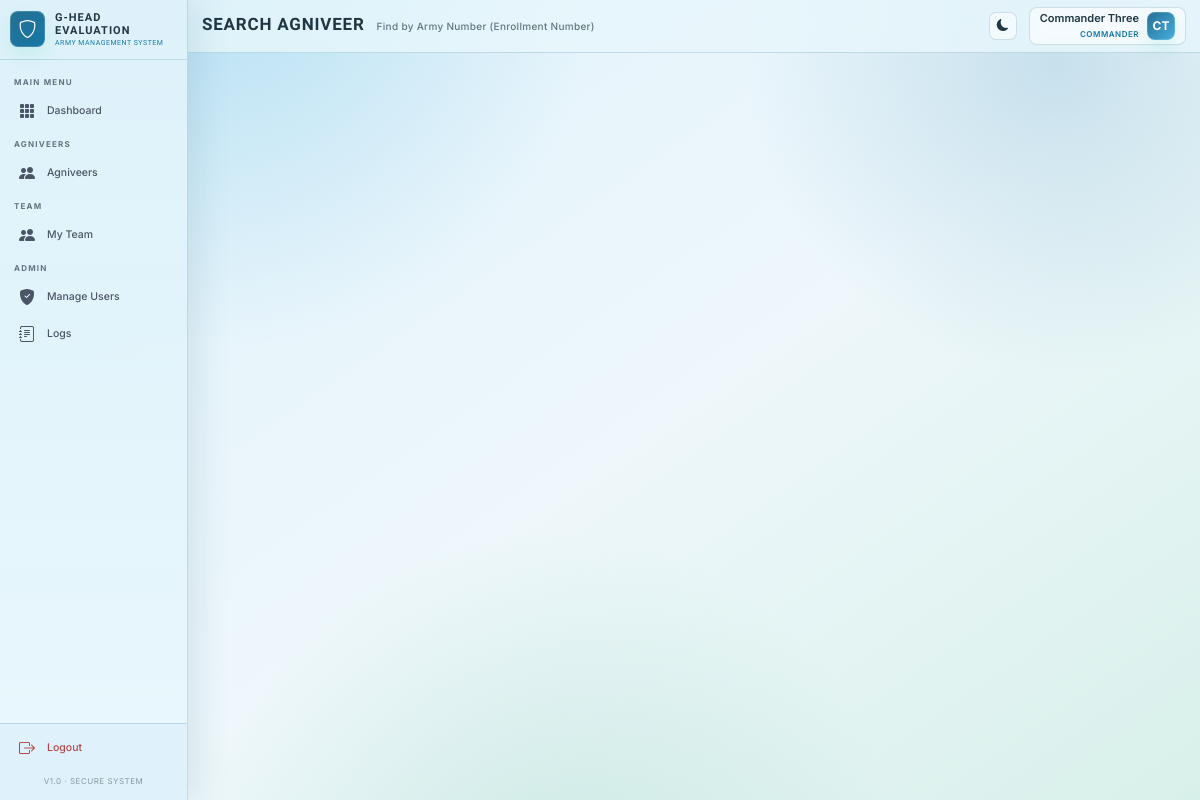
The page /search/ (signed in) on the database its author committed.
### accounts/models.py (models this page shows, shortened)
class CustomUser(AbstractUser):
    ROLE_COMMANDER = 'commander'
    ROLE_G_HEAD = 'g_head'
    ROLE_DEPT_A = 'dept_a'
    ROLE_DEPT_B = 'dept_b'
    ROLE_DEPT_C = 'dept_c'
    ROLE_DEPT_D = 'dept_d'
    ROLE_TRAINER_NCO = 'trainer_nco'
    ROLE_TRAINER_JCO = 'trainer_jco'
    ROLE_TRAINER_OFFICER = 'trainer_officer'
    ROLE_REGISTRATION = 'registration'
    BATTALION_1TB = '1TB'
    BATTALION_2TB = '2TB'
    BATTALION_STB = 'STB'
    BATTALION_CHOICES = [
        (BATTALION_1TB, '1st Battalion (1TB)'),
        (BATTALION_2TB, '2nd Battalion (2TB)'),
        (BATTALION_STB, 'Special Training Battalion (STB)'),
    ]
    TTS_TRADE_DMV = 'DMV'
    TTS_TRADE_OPEM = 'OPEM'
    TTS_TRADE_OTHER = 'OTHER'
    TTS_TRADE_CHOICES = [
        (TTS_TRADE_DMV, 'DMV'),
        (TTS_TRADE_OPEM, 'OPEM'),
        (TTS_TRADE_OTHER, 'Other Trades'),
    ]
    ROLE_CHOICES = [
        (ROLE_COMMANDER, 'Commander'),
        (ROLE_G_HEAD, 'G Department Head'),
        (ROLE_DEPT_A, 'Battalion'),
        (ROLE_DEPT_B, 'TTS'),
        (ROLE_DEPT_C, 'CS'),
        (ROLE_DEPT_D, 'Clerk'),
        (ROLE_TRAINER_NCO, 'Trainer - NCO'),
        (ROLE_TRAINER_JCO, 'Trainer - JCO'),
        (ROLE_TRAINER_OFFICER, 'Trainer - Officer'),
        (ROLE_REGISTRATION, 'Registration Office'),
    ]
    DEPARTMENT_CHOICES = [
        ('A', 'Battalion'),
        ('B', 'TTS'),
        ('C', 'CS'),
        ('D', 'Clerk'),
    ]
    PLATOON_CHOICES = [
        ('P1', 'P1'),
        ('P2', 'P2'),
        ('P3', 'P3'),
        ('P4', 'P4'),
        ('P5', 'P5'),
        ('P6', 'P6'),
        ('P7', 'P7'),
        ('P8', 'P8'),
        ('P9', 'P9'),
    ]
    COMPANY_CHOICES = [
        ('Company A', 'Company A'),
        ('Company B', 'Company B'),
        ('Company C', 'Company C'),
        ('Company D', 'Company D'),
        ('Company E', 'Company E'),
        ('Company F', 'Company F'),
        ('Company G', 'Company G'),
        ('Company H', 'Company H'),
        ('Company I', 'Company I'),
    ]
    role = models.CharField(max_length=20, choices=ROLE_CHOICES, default=ROLE_TRAINER_NCO)
    department = models.CharField(max_length=1, choices=DEPARTMENT_CHOICES, blank=True, null=True)
    battalion_unit = models.CharField(max_length=10, choices=BATTALION_CHOICES, blank=True, null=True)
    tts_trade = models.CharField(max_length=10, choices=TTS_TRADE_CHOICES, blank=True, null=True)
    company = models.CharField(max_length=20, choices=COMPANY_CHOICES, blank=True, null=True)
    platoon = models.CharField(max_length=10, choices=PLATOON_CHOICES, blank=True, null=True)
    phone = models.CharField(max_length=15, blank=True, null=True)
    service_number = models.CharField(max_length=30, unique=True, blank=True, null=True)
    rank = models.CharField(max_length=50, blank=True, null=True)
    profile_photo = models.ImageField(upload_to='profiles/', blank=True, null=True)
    is_active = models.BooleanField(default=True)
    created_by = models.ForeignKey(
        'self', on_delete=models.SET_NULL, null=True, blank=True, related_name='created_users'
    )
    last_login_ip = models.GenericIPAddressField(null=True, blank=True)
    login_attempts = models.IntegerField(default=0)
    locked_until = models.DateTimeField(null=True, blank=True)
    created_at = models.DateTimeField(auto_now_add=True)
    updated_at = models.DateTimeField(auto_now=True)
    class Meta:
        verbose_name = 'User'
        verbose_name_plural = 'Users'
        ordering = ['-created_at']
    @property
    def is_commander(self):
        return self.role == self.ROLE_COMMANDER
    @property
    def is_g_head(self):
        return self.role == self.ROLE_G_HEAD
    @property
    def is_department(self):
        return self.role in [self.ROLE_DEPT_A, self.ROLE_DEPT_B, self.ROLE_DEPT_C, self.ROLE_DEPT_D]
    @property
    def is_registration_office(self):
        return self.role == self.ROLE_REGISTRATION

### core/views.py (the view)
# urls.py: path('search/', views.AgniveerSearchView.as_view(), name='search'),
class AgniveerSearchView(LoginRequiredMixin, View):
    def get(self, request):
        query = request.GET.get('q', '').strip()
        agniveer = None
        if query:
            try:
                agniveer = Agniveer.objects.get(enrollment_number__iexact=query)
            except Agniveer.DoesNotExist:
                pass
        if agniveer:
            evaluations = EvaluationSheet.objects.filter(
                agniveer=agniveer
            ).prefetch_related('marks').order_by('department', 'category', 'test_type')
            from evaluation.result_helpers import build_department_result_row, is_sheet_evaluated
            dept_evaluations = {}
            grand_total = 0.0
            max_total = 0.0
            for dept in ['A', 'B', 'C', 'D']:
                dept_evals = evaluations.filter(department=dept)
                if dept_evals.exists():
                    dept_evals_list = list(dept_evals)
                    if any(is_sheet_evaluated(s) for s in dept_evals_list):
                        result_row = build_department_result_row(agniveer, dept_evals_list, dept)
                        d_total = result_row.get('grand_total', 0.0) or 0.0
                        d_max = result_row.get('max_total') or (120 if dept == 'A' else 40)
                    else:
                        d_total = 0.0
                        d_max = 120 if dept == 'A' else 40
                    dept_evaluations[dept] = {
                        'on_field': dept_evals.filter(category='on_field'),
                        'trade': dept_evals.filter(category='trade'),
                        'total_locked': round(d_total, 2),
                        'max_total': d_max,
                    }
                    if any(e.is_locked for e in dept_evals_list):
                        grand_total += float(d_total)
                        max_total += float(d_max)
            grand_total = round(grand_total, 2)
            percentage = round((grand_total / max_total * 100), 2) if max_total > 0 else 0
            overall_pass = percentage >= 50
            chart_data = {
                'departments': [],
                'on_field_totals': [],
                'trade_totals': [],
                'overall_totals': []
            }
            for dept in ['A', 'B', 'C', 'D']:
                if dept in dept_evaluations:
                    data = dept_evaluations[dept]
                    chart_data['departments'].append(DEPARTMENT_NAMES.get(dept, dept))
                    on_field_total = sum(e.get_total_marks() for e in data['on_field'] if e.is_locked)
                    trade_total = sum(e.get_total_marks() for e in data['trade'] if e.is_locked)
                    chart_data['on_field_totals'].append(on_field_total)
                    chart_data['trade_totals'].append(trade_total)
                    chart_data['overall_totals'].append(data['total_locked'])
                else:
                    chart_data['departments'].append(DEPARTMENT_NAMES.get(dept, dept))
                    chart_data['on_field_totals'].append(0)
                    chart_data['trade_totals'].append(0)
                    chart_data['overall_totals'].append(0)
            context = {
                'agniveer': agniveer,
                'dept_evaluations': dept_evaluations,
                'chart_data': chart_data,
                'grand_total': grand_total,
                'max_total': max_total,
                'percentage': percentage,
                'overall_pass': overall_pass,
                'query': query,
            }
            return render(request, 'core/agniveer_profile.html', context)
        else:
            return render(request, 'core/search.html', {'query': query, 'not_found': bool(query)})

### core/context_processors.py (called while the page is built)
def global_context(request):
    if not request.user.is_authenticated:
        return {}
    user = request.user
    context = {
        'user_role': user.role,
        'is_commander': user.is_commander,
        'is_g_head': user.is_g_head,
        'is_department': user.is_department,
        'is_registration_office': user.is_registration_office,
    }
    try:
        if user.is_commander or user.is_g_head or user.is_department or user.is_registration_office:
            context['total_agniveers'] = Agniveer.objects.count()
        else:
            context['total_agniveers'] = 0
    except Exception:
        context['total_agniveers'] = 0
    return context

### templates/core/search.html (shortened to what this page needs)
{% extends 'base.html' %}
{% block page_title %}Search Agniveer{% endblock %}
{% block page_subtitle %}Find by Army Number (Enrollment Number){% endblock %}
{% block content %}
{% if is_commander or is_g_head %}
<div class="row justify-content-center">
  <div class="col-xl-6">
  </div>
</div>
{% endif %}
{% endblock %}

### templates/base.html (shortened to what this page needs)
{% load static %}
<!DOCTYPE html>
<html lang="en" data-bs-theme="light">
<head>
  <link href="https://cdn.jsdelivr.net/npm/bootstrap@5.3.3/dist/css/bootstrap.min.css" rel="stylesheet" />
  <link href="https://cdn.jsdelivr.net/npm/bootstrap-icons@1.11.3/font/bootstrap-icons.css" rel="stylesheet" />
  <link href="{% static 'css/portal-ui.css' %}" rel="stylesheet" />
</head>
<body class="{% block body_class %}{% endblock %}">
  <aside class="sidebar" id="sidebar">
    <div class="sidebar-brand">
      <div class="sidebar-brand-icon">
        <i class="bi bi-shield"></i>
      </div>
      <div class="sidebar-brand-text">
        G-Head Evaluation
        <span>Army Management System</span>
      </div>
    </div>
    {% if user.is_authenticated %}
    <nav class="sidebar-nav">
      <div class="nav-section-label">Main Menu</div>
      <a href="{% url 'core:dashboard' %}"
        class="sidebar-link {% if request.resolver_match.url_name == 'dashboard' %}active{% endif %}">
        <i class="bi bi-grid-3x3-gap-fill"></i> Dashboard
      </a>
      <div class="nav-section-label">Agniveers</div>
      <a href="{% url 'departments:agniveer_list' %}"
        class="sidebar-link {% if 'agniveer' in request.path %}active{% endif %}">
        <i class="bi bi-people-fill"></i> Agniveers
      </a>
      {% if is_department_head or is_commander or is_g_head %}
      <div class="nav-section-label">Team</div>
      <a href="{% url 'accounts:my_team' %}" class="sidebar-link {% if 'my-team' in request.path %}active{% endif %}">
        <i class="bi bi-people-fill"></i> My Team
      </a>
      {% endif %}
      {% if is_commander or is_g_head or is_department_head %}
      <div class="nav-section-label">Admin</div>
      {% if is_commander or is_g_head %}
      <a href="{% url 'accounts:user_list' %}" class="sidebar-link {% if 'users' in request.path %}active{% endif %}">
        <i class="bi bi-shield-fill-check"></i> Manage Users
      </a>
      {% endif %}
      <a href="{% url 'logs:activity_log' %}" class="sidebar-link {% if 'logs' in request.path %}active{% endif %}">
        <i class="bi bi-journal-text"></i> Logs
      </a>
      {% endif %}
    </nav>
    <div class="sidebar-footer">
      <a href="{% url 'accounts:logout' %}" class="sidebar-link" style="color:#EF5350; padding: 8px 18px;">
        <i class="bi bi-box-arrow-right"></i> Logout
      </a>
      <div
        style="padding: 8px 0; font-size: 8px; color:var(--text-muted); text-align:center; opacity: 0.7; letter-spacing: 0.5px; text-transform: uppercase;">
        v1.0 · Secure System
      </div>
    </div>
    {% endif %}
  </aside>
  <div class="main-wrapper">
    <div class="page-header">
      <div class="page-header-left">
        <h1 class="page-title">{% block page_title %}{% endblock %}</h1>
        <div class="page-subtitle">{% block page_subtitle %}{% endblock %}</div>
      </div>
      <div class="page-header-right">
        <button id="themeToggle" class="theme-toggle" title="Toggle Light/Dark Mode">
        </button>
        {% if user.is_authenticated %}
        <a href="{% url 'accounts:profile' %}" class="user-profile-card">
          <div class="user-profile-info">
            <div class="user-profile-name">
              {% if user.first_name %}{{ user.first_name }} {{ user.last_name }}{% else %}{{ user.username }}{% endif %}
            </div>
            <div class="user-profile-role">
              {{ user.get_role_display }}
            </div>
          </div>
          <div class="user-profile-avatar">
            {{ user.first_name.0|upper }}{{ user.last_name.0|upper }}
          </div>
        </a>
        {% endif %}
      </div>
    </div>
    <div class="content-area portal-surface" id="portalSurface">
      {% block content %}{% endblock %}
    </div>
  </div>
</body>
</html>

### static/css/portal-ui.css (style rules this page uses)
:root, [data-bs-theme="light"] { --army-green: #256f93 !important; --army-green-light: #2f8fba !important; --army-green-mid: #45aee0 !important; --army-olive: #1678a5 !important; --army-gold: #9b6f16 !important; --army-gold-light: #c9972e !important; --bg-dark: #eaf5fb !important; --card-bg: rgba(240, 248, 252, 0.92) !important; --sidebar-bg: rgba(222, 241, 250, 0.96) !important; --border-color: rgba(37, 111, 147, 0.2) !important; --text-muted: #607581 !important; --text-primary: #1f3744 !important; --portal-bg-a: #dff2fb; --portal-bg-b: #eef7fb; --portal-bg-c: #d8f0ea; --portal-panel: rgba(240, 248, 252, 0.92); --portal-panel-strong: #dceff8; --portal-line: rgba(37, 111, 147, 0.2); --portal-accent: #197ca8; --portal-cyan: #2aaee8; --portal-amber: #9b6f16; --portal-danger: #b84646; --portal-text: #1f3744; --portal-muted: #607581; --portal-shadow: 0 10px 26px rgba(42, 95, 120, 0.14); --portal-radius: 8px; }
html { scroll-behavior: smooth; }
body { background: radial-gradient(circle at 18% -5%, rgba(69, 174, 224, 0.28), transparent 30%), radial-gradient(circle at 88% 8%, rgba(25, 124, 168, 0.18), transparent 24%), radial-gradient(circle at 46% 110%, rgba(91, 186, 158, 0.16), transparent 32%), linear-gradient(145deg, var(--portal-bg-a), var(--portal-bg-b) 54%, var(--portal-bg-c)) !important; color: var(--portal-text) !important; font-size: 11px !important; }
.sidebar { width: 188px !important; background: linear-gradient(180deg, rgba(222, 241, 250, 0.98), rgba(232, 247, 252, 0.94)) !important; box-shadow: 10px 0 30px rgba(42, 95, 120, 0.12); }
.main-wrapper { margin-left: 188px !important; padding: 10px 14px !important; }
.page-header { position: sticky; top: 0; z-index: 900; margin: -10px -14px 10px !important; padding: 7px 14px !important; background: rgba(232, 247, 252, 0.8); backdrop-filter: blur(18px); border-bottom: 1px solid var(--portal-line) !important; }
.page-title { font-size: 17px !important; letter-spacing: 0.8px !important; text-transform: uppercase; }
.page-subtitle { font-size: 10px !important; color: var(--portal-muted) !important; }
.sidebar-brand { padding: 11px 10px !important; }
.sidebar-brand-icon, .user-profile-avatar { border-radius: 8px !important; box-shadow: inset 0 0 0 1px rgba(255, 255, 255, 0.16), 0 8px 18px rgba(79, 209, 161, 0.18); }
.nav-section-label { padding: 8px 14px 4px !important; font-size: 8px !important; }
.sidebar-link { margin: 1px 7px; border-radius: 7px; border-left: 0 !important; padding: 6px 10px !important; font-size: 10.5px !important; }
.row { --bs-gutter-x: 0.65rem; --bs-gutter-y: 0.65rem; }
.btn, button, .nav-link, .page-link, .eval-filter-btn, .dept-btn { border-radius: 7px !important; font-size: 10.5px !important; line-height: 1.2 !important; transition: transform 0.16s ease, box-shadow 0.16s ease, border-color 0.16s ease, background 0.16s ease !important; }
.profile-photo, img.rounded-circle, .avatar, .user-profile-card { transition: transform 0.18s ease, box-shadow 0.18s ease; }
[data-bs-theme="light"] [style*="color:#EF5350"], [data-bs-theme="light"] [style*="color: #EF5350"], [data-bs-theme="light"] [style*="color:#ef5350"], [data-bs-theme="light"] [style*="color: #ef5350"] { color: #b84646 !important; }
.text-army, .text-army-olive, a:not(.btn):not(.sidebar-link):not(.nav-link) { color: var(--portal-accent) !important; }
.user-profile-card, .theme-toggle, .offline-status-badge, .selection-required, .alert-custom { background: rgba(248, 252, 255, 0.8) !important; border-color: var(--portal-line) !important; color: var(--portal-text) !important; }
:root { --sidebar-compact-width: 52px; --sidebar-expanded-width: 188px; --portal-header-height: 48px; }
html, body { height: 100%; }
.sidebar { width: var(--sidebar-expanded-width) !important; transition: width 0.22s ease, transform 0.22s ease, background 0.22s ease !important; }
.main-wrapper { margin-left: var(--sidebar-expanded-width) !important; transition: margin-left 0.22s ease; }
.page-header { min-height: var(--portal-header-height); margin-bottom: 8px !important; }

### rows shown on the page
CustomUser: first_name "Commander", last_name "Three", role "COMMANDER", first_name.0 "C", last_name.0 "T"
